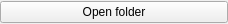
<?xml version="1.0" encoding="UTF-8"?>
<ui version="4.0">
 <class>ReadDataForm</class>
 <widget class="QWidget" name="ReadDataForm">
  <property name="geometry">
   <rect>
    <x>0</x>
    <y>0</y>
    <width>228</width>
    <height>24</height>
   </rect>
  </property>
  <property name="windowTitle">
   <string>Form</string>
  </property>
  <layout class="QGridLayout" name="gridLayout">
   <property name="leftMargin">
    <number>0</number>
   </property>
   <property name="topMargin">
    <number>0</number>
   </property>
   <property name="rightMargin">
    <number>0</number>
   </property>
   <property name="bottomMargin">
    <number>0</number>
   </property>
   <property name="spacing">
    <number>0</number>
   </property>
   <item row="0" column="0">
    <widget class="QPushButton" name="pushButton_open_folder">
     <property name="text">
      <string>Open folder</string>
     </property>
    </widget>
   </item>
  </layout>
 </widget>
 <resources/>
 <connections/>
</ui>
